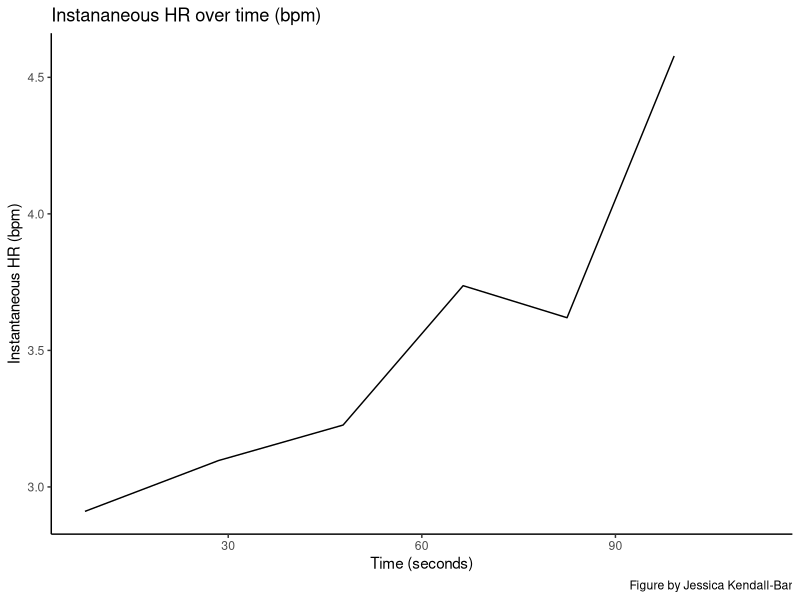
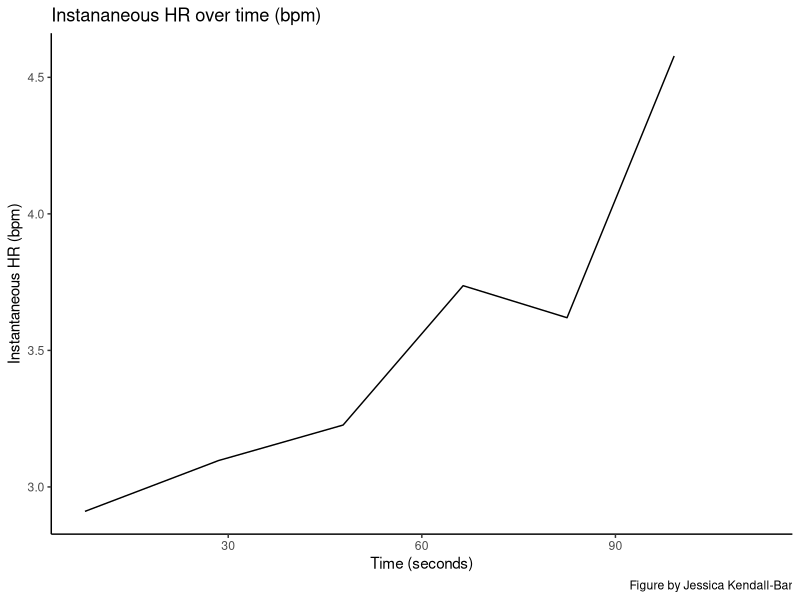

The R script that drew these images, in order:
## ---- chunk 1
library(here)
library(lubridate)
library(tidyr)
library(dplyr)
library(ggplot2)
## ---- chunk 2
HR_data  <- read.csv(here("data","narwhal_HR.csv"))
## ---- chunk 3
minHR <- min(HR_data$InHR)
idx <- match(minHR, HR_data$InHR)
minHR_R.Time <- HR_data$R.Time[idx]
minHR_Seconds <- HR_data$Seconds[idx]
  
#This shows how long the data set is.
print(HR_data$R.Time[nrow(HR_data)]-HR_data$R.Time[1])
paste("The lowest heartrate was",min(HR_data$InHR),"which occurred at", minHR_Seconds, "seconds.")
## ---- chunk 4
# Preview the dataset and the class types
head(HR_data,10)
## ---- chunk 5

startsec <- 0
endsec   <- 200

fs <- 25

HR_subset <- HR_data %>% filter(Seconds > startsec) %>% filter(Seconds<endsec)

for (i in 1:nrow(HR_subset)) {
  HR_subset$Interval[i] <- HR_subset$Seconds[i+1] - HR_subset$Seconds[i]
}
HR_subset <- na.omit(HR_subset)
paste("Shortest interbeat interval is ", min(HR_subset$Interval))
paste("Longest interbeat interval is ", max(HR_subset$Interval))

HR_subset$Wait <- HR_subset$Interval - 0.30
HR_subset$Wait[1] <- HR_subset$Seconds[1]
## ---- chunk 6
#Write csv file - use this CSV to import annotations into EDF file
write.csv(HR_subset$Seconds, here("data", "HR_seconds_for_Python.csv"), sep=",")
write.csv(HR_subset$Interval, here("data", "HR_interval_for_Python.csv"), sep=",", col.names = TRUE, row.names = FALSE)
write.csv(HR_subset$Wait, here("data","HR_wait_for_Python.csv"), sep=",", col.names = TRUE, row.names = FALSE)
## ---- chunk 7
HR_forPlot <- HR_data %>% filter(Seconds > startsec) %>% filter(Seconds<endsec)

plot1 <- ggplot(HR_forPlot, aes(x=Seconds,y=InHR))+
           geom_line()+
           theme_classic()
           
plot1+labs(
  title = "Instananeous HR over time (bpm)",
  x= "Time (seconds)",
  y= "Instantaneous HR (bpm)",
  caption = "Figure by Jessica Kendall-Bar"
)
## ---- chunk 8
HR_forPlot <- HR_data %>% filter(Seconds > startsec) %>% filter(Seconds<endsec)

plot1 <- ggplot(HR_forPlot, aes(x=Seconds,y=InHR))+
           geom_line()+
           theme_classic()
           
plot1+labs(
  title = "Instananeous HR over time (bpm)",
  x= "Time (seconds)",
  y= "Instantaneous HR (bpm)",
  caption = "Figure by Jessica Kendall-Bar"
)
